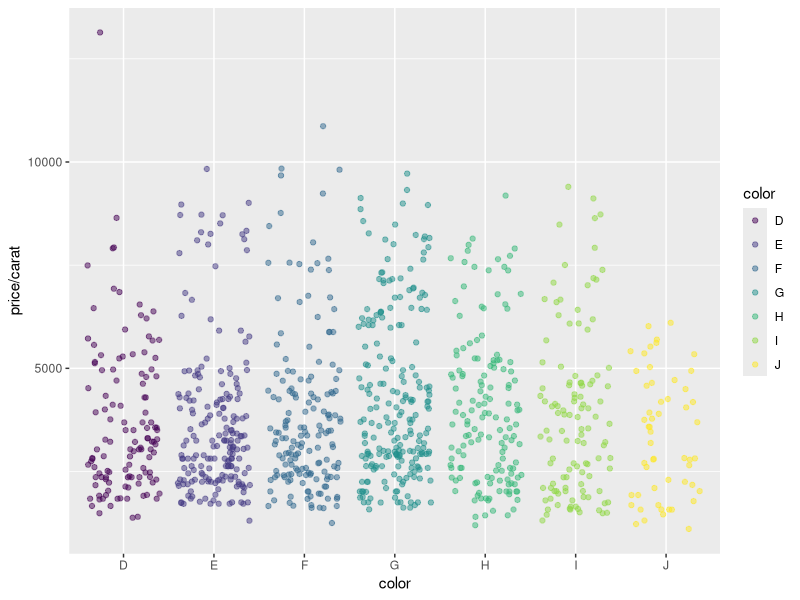
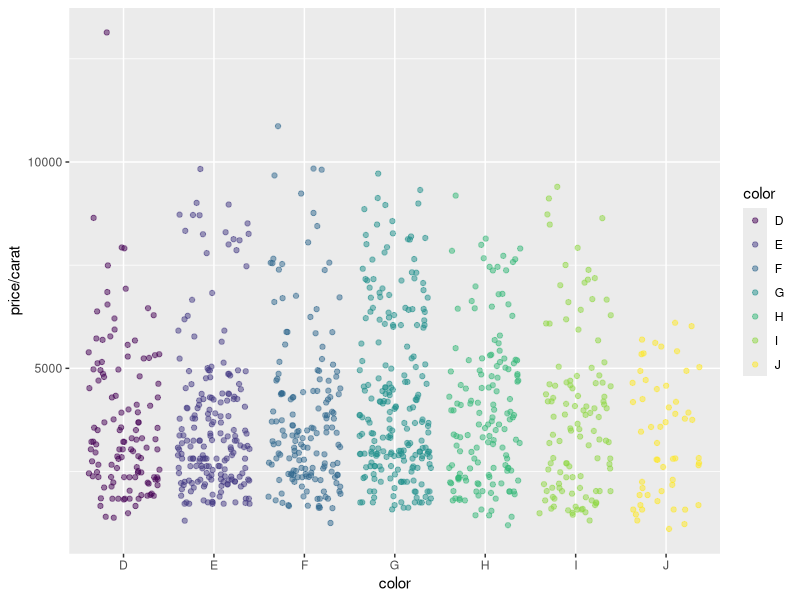

Here is the R script that generated these plots, in order:
## ---- chunk 1
library(knitr)
kable(iris[1:12,])
## ---- chunk 2
library(ggplot2)
dsmall <- diamonds[sample(nrow(diamonds), 1000), ]
ggplot(dsmall, aes(color, price/carat)) + geom_jitter(alpha = I(1 / 2), aes(color=color))
## ---- chunk 3
png("myplot.png")
ggplot(dsmall, aes(color, price/carat)) + geom_jitter(alpha = I(1 / 2), aes(color=color))
dev.off()
## ---- chunk 4
sessionInfo()
